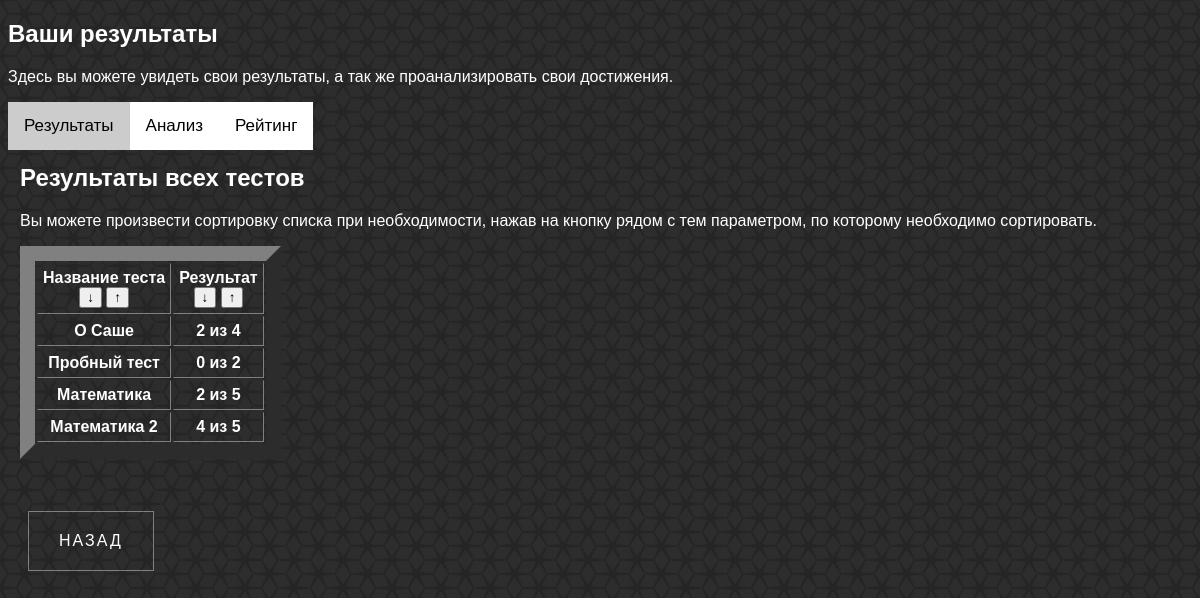
/site/showresults.php (signed in), run on the app's committed database.
### tables this page shows
CREATE TABLE `results` (
  `login` varchar(50) NOT NULL,
  `test` varchar(50) NOT NULL,
  `mark` int(11) NOT NULL,
  `max` int(11) NOT NULL
);

### site/showresults.php (the view, shortened to what this page needs)
<!DOCTYPE html>
<html>
  <head>
    <link href="main.css" rel="stylesheet">
	<link rel="stylesheet" href="css/button.css" type="text/css"/>
  </head>
  <body background="img/black-rhombicube.png">
    <h2>Ваши результаты</h2>
	<p>
		Здесь вы можете увидеть свои результаты, а так же проанализировать свои достижения.<br>
	</P>
		<div class="tab">
			<button id="results" class="tablinks" onclick="openCity(event, 'London')">Результаты</button>
			<button  class="tablinks" onclick="openCity(event, 'Paris')">Анализ</button>
			<button class="tablinks" onclick="openCity(event, 'Tokyo')">Рейтинг</button>
		</div>
		<div id="London" class="tabcontent">
		<br><br>
		<p><h2> Результаты всех тестов </h2></p>
		<p> Вы можете произвести сортировку списка при необходимости, нажав на кнопку рядом с тем параметром, по которому необходимо сортировать.<p>
			<table border="15" cellpadding="5">
		<tr>
			<th>
				Название теста
					<form action = "showresults.php" method="post">
						<input type="submit" value="&darr;" name="sortnamedown">
						<input type="submit" value="&uarr;" name="sortnameup">
					</form>
			</th>
			<th>
				<b>Результат</b>
				<form action = "showresults.php" method="post">
						<input type="submit" value="&darr;" name="sortresultdown">
						<input type="submit" value="&uarr;" name="sortresultup">
				</form>
			</th>
		</tr>
			<?php
				require_once 'connection.php';
				$link = mysqli_connect($host, $user, $password, $database)
					or die("Ошибка " . mysqli_error($link));
			?> id="mark0">
			<?php
				require_once 'connection.php';
				$link = mysqli_connect($host, $user, $password, $database)
					or die("Ошибка " . mysqli_error($link));
			?> id="mark1">
			<?php
				require_once 'connection.php';
				$link = mysqli_connect($host, $user, $password, $database)
					or die("Ошибка " . mysqli_error($link));
			?> id="mark2">
			<?php
				require_once 'connection.php';
				$link = mysqli_connect($host, $user, $password, $database)
					or die("Ошибка " . mysqli_error($link));
			?> id="mark3">
			<?php
				require_once 'connection.php';
				$link = mysqli_connect($host, $user, $password, $database)
					or die("Ошибка " . mysqli_error($link));
			?> id="mark4">
			<?php
				require_once 'connection.php';
				$link = mysqli_connect($host, $user, $password, $database)
					or die("Ошибка " . mysqli_error($link));
				$query = "SELECT count(mark) FROM results WHERE mark=5";
			?> id="mark5">
      <?php
      	require_once 'connection.php';
      	$link = mysqli_connect($host, $user, $password, $database)
      		or die("Ошибка " . mysqli_error($link));
      	$login = $_SESSION['login'];
		if (isset($_POST['sortnamedown'])){
			$query = "SELECT test, mark, max FROM results WHERE login='".$login."' ORDER BY test DESC";
		}
		else if (isset($_POST['sortnameup'])){
			$query = "SELECT test, mark, max FROM results WHERE login='".$login."' ORDER BY test";
		}
		else if (isset($_POST['sortresultup'])){
			$query = "SELECT test, mark, max FROM results WHERE login='".$login."' ORDER BY mark DESC";
		}
		else if (isset($_POST['sortresultdown'])){
			$query = "SELECT test, mark, max FROM results WHERE login='".$login."' ORDER BY mark";
		}
		else{
			$query = "SELECT test, mark, max FROM results WHERE login='".$login."'";
		}
      	$result = mysqli_query($link, $query) or die("Ошибка " . mysqli_error($link));
      	while ($row = mysqli_fetch_row($result)){
			echo "<tr>";
			echo "<th>".$row[0]."</th>";
			echo "<th>", $row[1], " из ", $row[2];
			echo "</tr>";
      	}
      ?>
	  </table>
		</div>
	  <br><br>
      <a href="user.php" class = "a">Назад</a>
  </body>
</html>

### site/css/button.css (style rules this page uses)
a { text-decoration: none; outline: none; display: inline-block; padding: 20px 30px; margin: 10px 20px; position: relative; color: white; border: 1px solid rgba(255,255,255,.4); background: none; font-weight: 300; font-family: 'Montserrat', sans-serif; text-transform: uppercase; letter-spacing: 2px; }
a:before, a:after { content: ""; position: absolute; width: 0; height: 0; opacity: 0; box-sizing: border-box; }
a:before { bottom: 0; left: 0; border-left: 1px solid white; border-top: 1px solid white; transition: 0s ease opacity .8s, .2s ease width .4s, .2s ease height .6s; }
a:after { top: 0; right: 0; border-right: 1px solid white; border-bottom: 1px solid white; transition: 0s ease opacity .4s, .2s ease width , .2s ease height .2s; }

### site/showresults.php (style rules this page uses)
body { font-weight: 1; font-family: 'Montserrat', sans-serif; color: white; }
.tab button { background-color: white; text-color: white; float: left; border: none; outline: none; cursor: pointer; padding: 14px 16px; transition: 0.3s; font-size: 17px; }
.tab button.active { background-color: #ccc; }
.tabcontent { display: none; padding: 6px 12px; border: none; border-top: none; }

### data on the page
results: test "О Саше", mark "2", max "4"
results: test "Пробный тест", mark "0", max "2"
results: test "Математика", mark "2", max "5"
results: test "Математика 2", mark "4", max "5"
